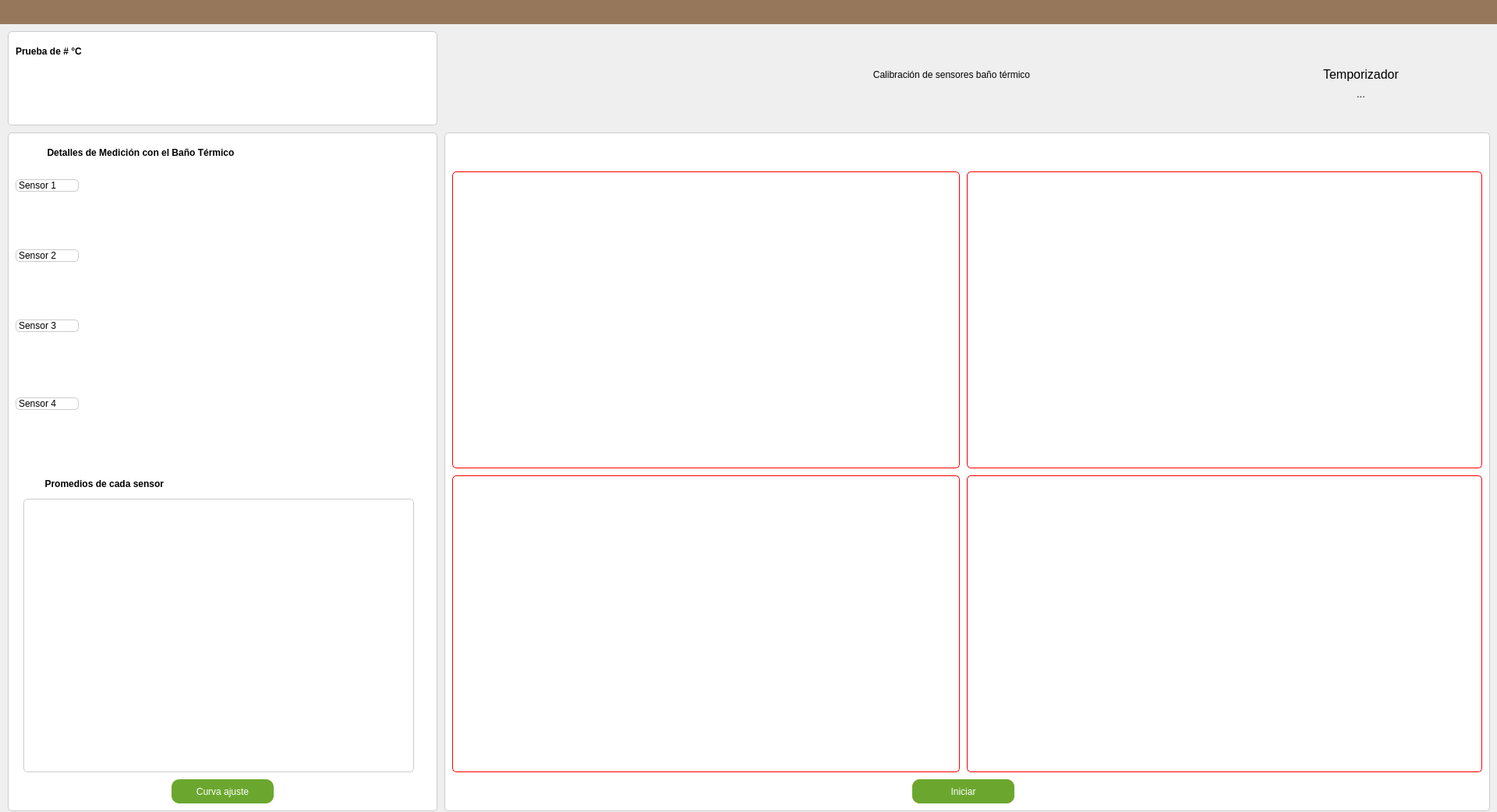
<?xml version="1.0" encoding="UTF-8"?>
<ui version="4.0">
 <class>Form</class>
 <widget class="QWidget" name="Form">
  <property name="geometry">
   <rect>
    <x>0</x>
    <y>0</y>
    <width>1920</width>
    <height>1042</height>
   </rect>
  </property>
  <property name="windowTitle">
   <string>Form</string>
  </property>
  <property name="styleSheet">
   <string notr="true">QWidget{
                    border-radius: 10px;
    }</string>
  </property>
  <widget class="QFrame" name="frame">
   <property name="geometry">
    <rect>
     <x>570</x>
     <y>170</y>
     <width>1341</width>
     <height>871</height>
    </rect>
   </property>
   <property name="styleSheet">
    <string notr="true">QFrame {
    background-color: white;
    border-style: solid;
    border-width: 1px;
    border-color: #ccc;
    border-radius: 5px;
    box-shadow: 0px 2px 5px rgba(0, 0, 0, 0.3);
}</string>
   </property>
   <property name="frameShape">
    <enum>QFrame::StyledPanel</enum>
   </property>
   <property name="frameShadow">
    <enum>QFrame::Raised</enum>
   </property>
   <widget class="QFrame" name="frame_2">
    <property name="geometry">
     <rect>
      <x>10</x>
      <y>50</y>
      <width>651</width>
      <height>381</height>
     </rect>
    </property>
    <property name="styleSheet">
     <string notr="true">#frame_2 {
border: 1px solid red;
}</string>
    </property>
    <property name="frameShape">
     <enum>QFrame::StyledPanel</enum>
    </property>
    <property name="frameShadow">
     <enum>QFrame::Raised</enum>
    </property>
    <widget class="QWidget" name="verticalLayoutWidget">
     <property name="geometry">
      <rect>
       <x>9</x>
       <y>10</y>
       <width>631</width>
       <height>361</height>
      </rect>
     </property>
     <layout class="QVBoxLayout" name="grafica1"/>
    </widget>
   </widget>
   <widget class="QFrame" name="frame_3">
    <property name="geometry">
     <rect>
      <x>670</x>
      <y>50</y>
      <width>661</width>
      <height>381</height>
     </rect>
    </property>
    <property name="styleSheet">
     <string notr="true">#frame_3 {
border: 1px solid red;
}</string>
    </property>
    <property name="frameShape">
     <enum>QFrame::StyledPanel</enum>
    </property>
    <property name="frameShadow">
     <enum>QFrame::Raised</enum>
    </property>
    <widget class="QWidget" name="verticalLayoutWidget_4">
     <property name="geometry">
      <rect>
       <x>10</x>
       <y>10</y>
       <width>641</width>
       <height>361</height>
      </rect>
     </property>
     <layout class="QVBoxLayout" name="grafica2"/>
    </widget>
   </widget>
   <widget class="QFrame" name="frame_4">
    <property name="geometry">
     <rect>
      <x>10</x>
      <y>440</y>
      <width>651</width>
      <height>381</height>
     </rect>
    </property>
    <property name="styleSheet">
     <string notr="true">#frame_4 {
border: 1px solid red;
}</string>
    </property>
    <property name="frameShape">
     <enum>QFrame::StyledPanel</enum>
    </property>
    <property name="frameShadow">
     <enum>QFrame::Raised</enum>
    </property>
    <widget class="QWidget" name="verticalLayoutWidget_5">
     <property name="geometry">
      <rect>
       <x>9</x>
       <y>10</y>
       <width>631</width>
       <height>361</height>
      </rect>
     </property>
     <layout class="QVBoxLayout" name="grafica3"/>
    </widget>
   </widget>
   <widget class="QFrame" name="frame_5">
    <property name="geometry">
     <rect>
      <x>670</x>
      <y>440</y>
      <width>661</width>
      <height>381</height>
     </rect>
    </property>
    <property name="styleSheet">
     <string notr="true">#frame_5 {
border: 1px solid red;
}</string>
    </property>
    <property name="frameShape">
     <enum>QFrame::StyledPanel</enum>
    </property>
    <property name="frameShadow">
     <enum>QFrame::Raised</enum>
    </property>
    <widget class="QWidget" name="verticalLayoutWidget_6">
     <property name="geometry">
      <rect>
       <x>9</x>
       <y>10</y>
       <width>641</width>
       <height>361</height>
      </rect>
     </property>
     <layout class="QVBoxLayout" name="grafica4"/>
    </widget>
   </widget>
   <widget class="QPushButton" name="pushButton">
    <property name="geometry">
     <rect>
      <x>600</x>
      <y>830</y>
      <width>131</width>
      <height>31</height>
     </rect>
    </property>
    <property name="styleSheet">
     <string notr="true">background-color: rgb(107, 167, 46);

color: rgb(255, 255, 255);</string>
    </property>
    <property name="text">
     <string>Iniciar</string>
    </property>
   </widget>
   <widget class="QPushButton" name="btn_cancelar">
    <property name="geometry">
     <rect>
      <x>600</x>
      <y>830</y>
      <width>131</width>
      <height>31</height>
     </rect>
    </property>
    <property name="styleSheet">
     <string notr="true">background-color: rgb(255, 138, 74);

color: rgb(255, 255, 255);</string>
    </property>
    <property name="text">
     <string>Cancelar</string>
    </property>
   </widget>
   <widget class="QPushButton" name="btn_puerto_arduino">
    <property name="geometry">
     <rect>
      <x>10</x>
      <y>10</y>
      <width>41</width>
      <height>31</height>
     </rect>
    </property>
    <property name="toolTip">
     <string>&lt;html&gt;&lt;head/&gt;&lt;body&gt;&lt;p&gt;Configuración de Arduino&lt;/p&gt;&lt;/body&gt;&lt;/html&gt;</string>
    </property>
    <property name="text">
     <string/>
    </property>
    <property name="icon">
     <iconset>
      <normaloff>../../resources/images/iconos/calibre.png</normaloff>../../resources/images/iconos/calibre.png</iconset>
    </property>
    <property name="iconSize">
     <size>
      <width>35</width>
      <height>35</height>
     </size>
    </property>
   </widget>
   <zorder>frame_2</zorder>
   <zorder>frame_3</zorder>
   <zorder>frame_4</zorder>
   <zorder>frame_5</zorder>
   <zorder>btn_cancelar</zorder>
   <zorder>pushButton</zorder>
   <zorder>btn_puerto_arduino</zorder>
  </widget>
  <widget class="QFrame" name="frame_6">
   <property name="geometry">
    <rect>
     <x>10</x>
     <y>40</y>
     <width>551</width>
     <height>121</height>
    </rect>
   </property>
   <property name="styleSheet">
    <string notr="true">QFrame {
    background-color: white;
    border-style: solid;
    border-width: 1px;
    border-color: #ccc;
    border-radius: 5px;
    box-shadow: 0px 2px 5px rgba(0, 0, 0, 0.3);
}
</string>
   </property>
   <property name="frameShape">
    <enum>QFrame::StyledPanel</enum>
   </property>
   <property name="frameShadow">
    <enum>QFrame::Raised</enum>
   </property>
   <widget class="QLabel" name="lbl_prueba_grados">
    <property name="geometry">
     <rect>
      <x>10</x>
      <y>15</y>
      <width>151</width>
      <height>21</height>
     </rect>
    </property>
    <property name="font">
     <font>
      <pointsize>9</pointsize>
      <weight>75</weight>
      <bold>true</bold>
     </font>
    </property>
    <property name="styleSheet">
     <string notr="true">QLabel{
border: none
}</string>
    </property>
    <property name="text">
     <string>Prueba de # °C</string>
    </property>
    <property name="alignment">
     <set>Qt::AlignLeading|Qt::AlignLeft|Qt::AlignVCenter</set>
    </property>
   </widget>
   <widget class="QWidget" name="horizontalLayoutWidget">
    <property name="geometry">
     <rect>
      <x>10</x>
      <y>50</y>
      <width>531</width>
      <height>61</height>
     </rect>
    </property>
    <layout class="QHBoxLayout" name="barra_tiempo"/>
   </widget>
   <widget class="QPushButton" name="btn_configuracion_prueba">
    <property name="geometry">
     <rect>
      <x>500</x>
      <y>10</y>
      <width>41</width>
      <height>41</height>
     </rect>
    </property>
    <property name="toolTip">
     <string>&lt;html&gt;&lt;head/&gt;&lt;body&gt;&lt;p&gt;Configurar pruebas&lt;/p&gt;&lt;/body&gt;&lt;/html&gt;</string>
    </property>
    <property name="styleSheet">
     <string notr="true"/>
    </property>
    <property name="text">
     <string/>
    </property>
    <property name="icon">
     <iconset>
      <normaloff>../../resources/images/iconos/configuraciones.png</normaloff>../../resources/images/iconos/configuraciones.png</iconset>
    </property>
    <property name="iconSize">
     <size>
      <width>30</width>
      <height>30</height>
     </size>
    </property>
   </widget>
   <widget class="QPushButton" name="btn_clear_barra">
    <property name="geometry">
     <rect>
      <x>450</x>
      <y>10</y>
      <width>41</width>
      <height>41</height>
     </rect>
    </property>
    <property name="toolTip">
     <string>&lt;html&gt;&lt;head/&gt;&lt;body&gt;&lt;p&gt;Borrar Configuraciones&lt;/p&gt;&lt;/body&gt;&lt;/html&gt;</string>
    </property>
    <property name="text">
     <string/>
    </property>
    <property name="icon">
     <iconset>
      <normaloff>../../resources/images/iconos/borrar_.png</normaloff>../../resources/images/iconos/borrar_.png</iconset>
    </property>
    <property name="iconSize">
     <size>
      <width>30</width>
      <height>30</height>
     </size>
    </property>
   </widget>
  </widget>
  <widget class="QFrame" name="frame_7">
   <property name="geometry">
    <rect>
     <x>10</x>
     <y>170</y>
     <width>551</width>
     <height>871</height>
    </rect>
   </property>
   <property name="styleSheet">
    <string notr="true">QFrame {
    background-color: white;
    border-style: solid;
    border-width: 1px;
    border-color: #ccc;
    border-radius: 5px;
    box-shadow: 0px 2px 5px rgba(0, 0, 0, 0.3);
}
</string>
   </property>
   <property name="frameShape">
    <enum>QFrame::StyledPanel</enum>
   </property>
   <property name="frameShadow">
    <enum>QFrame::Raised</enum>
   </property>
   <widget class="QLabel" name="lbl_detalles_pruebas">
    <property name="geometry">
     <rect>
      <x>10</x>
      <y>10</y>
      <width>321</width>
      <height>31</height>
     </rect>
    </property>
    <property name="font">
     <font>
      <pointsize>9</pointsize>
      <weight>75</weight>
      <bold>true</bold>
     </font>
    </property>
    <property name="styleSheet">
     <string notr="true">QLabel{
border: none
}
</string>
    </property>
    <property name="text">
     <string>Detalles de Medición con el Baño Térmico</string>
    </property>
    <property name="alignment">
     <set>Qt::AlignCenter</set>
    </property>
   </widget>
   <widget class="QWidget" name="horizontalLayoutWidget_2">
    <property name="geometry">
     <rect>
      <x>10</x>
      <y>80</y>
      <width>531</width>
      <height>61</height>
     </rect>
    </property>
    <layout class="QHBoxLayout" name="barra_bao_termico1"/>
   </widget>
   <widget class="QLabel" name="label_2">
    <property name="geometry">
     <rect>
      <x>10</x>
      <y>60</y>
      <width>81</width>
      <height>16</height>
     </rect>
    </property>
    <property name="text">
     <string>Sensor 1</string>
    </property>
   </widget>
   <widget class="QLabel" name="label_4">
    <property name="geometry">
     <rect>
      <x>10</x>
      <y>150</y>
      <width>81</width>
      <height>16</height>
     </rect>
    </property>
    <property name="text">
     <string>Sensor 2</string>
    </property>
   </widget>
   <widget class="QWidget" name="horizontalLayoutWidget_3">
    <property name="geometry">
     <rect>
      <x>10</x>
      <y>170</y>
      <width>531</width>
      <height>61</height>
     </rect>
    </property>
    <layout class="QHBoxLayout" name="barra_bao_termico2"/>
   </widget>
   <widget class="QLabel" name="label_5">
    <property name="geometry">
     <rect>
      <x>10</x>
      <y>240</y>
      <width>81</width>
      <height>16</height>
     </rect>
    </property>
    <property name="text">
     <string>Sensor 3</string>
    </property>
   </widget>
   <widget class="QWidget" name="horizontalLayoutWidget_4">
    <property name="geometry">
     <rect>
      <x>10</x>
      <y>260</y>
      <width>531</width>
      <height>61</height>
     </rect>
    </property>
    <layout class="QHBoxLayout" name="barra_bao_termico3"/>
   </widget>
   <widget class="QLabel" name="label_6">
    <property name="geometry">
     <rect>
      <x>10</x>
      <y>340</y>
      <width>81</width>
      <height>16</height>
     </rect>
    </property>
    <property name="text">
     <string>Sensor 4</string>
    </property>
   </widget>
   <widget class="QWidget" name="horizontalLayoutWidget_5">
    <property name="geometry">
     <rect>
      <x>10</x>
      <y>360</y>
      <width>531</width>
      <height>61</height>
     </rect>
    </property>
    <layout class="QHBoxLayout" name="barra_bao_termico4"/>
   </widget>
   <widget class="QTableView" name="tableView_promedios">
    <property name="geometry">
     <rect>
      <x>20</x>
      <y>470</y>
      <width>501</width>
      <height>351</height>
     </rect>
    </property>
    <property name="styleSheet">
     <string notr="true"/>
    </property>
    <property name="sizeAdjustPolicy">
     <enum>QAbstractScrollArea::AdjustToContents</enum>
    </property>
   </widget>
   <widget class="QLabel" name="lbl_detalles_pruebas_2">
    <property name="geometry">
     <rect>
      <x>10</x>
      <y>440</y>
      <width>231</width>
      <height>21</height>
     </rect>
    </property>
    <property name="font">
     <font>
      <pointsize>9</pointsize>
      <weight>75</weight>
      <bold>true</bold>
     </font>
    </property>
    <property name="styleSheet">
     <string notr="true">QLabel{
border: none
}
</string>
    </property>
    <property name="text">
     <string>Promedios de cada sensor </string>
    </property>
    <property name="alignment">
     <set>Qt::AlignCenter</set>
    </property>
   </widget>
   <widget class="QPushButton" name="btn_curva_ajuste">
    <property name="geometry">
     <rect>
      <x>210</x>
      <y>830</y>
      <width>131</width>
      <height>31</height>
     </rect>
    </property>
    <property name="styleSheet">
     <string notr="true">background-color: rgb(107, 167, 46);

color: rgb(255, 255, 255);</string>
    </property>
    <property name="text">
     <string>Curva ajuste</string>
    </property>
   </widget>
  </widget>
  <widget class="QLabel" name="label_20">
   <property name="geometry">
    <rect>
     <x>860</x>
     <y>60</y>
     <width>721</width>
     <height>71</height>
    </rect>
   </property>
   <property name="styleSheet">
    <string notr="true">font: 75 18pt &quot;MS Shell Dlg 2&quot;;</string>
   </property>
   <property name="text">
    <string>Calibración de sensores baño térmico</string>
   </property>
   <property name="alignment">
    <set>Qt::AlignCenter</set>
   </property>
  </widget>
  <widget class="QFrame" name="frame_20">
   <property name="geometry">
    <rect>
     <x>-10</x>
     <y>0</y>
     <width>1991</width>
     <height>31</height>
    </rect>
   </property>
   <property name="styleSheet">
    <string notr="true">background-color:#97775b</string>
   </property>
   <property name="frameShape">
    <enum>QFrame::StyledPanel</enum>
   </property>
   <property name="frameShadow">
    <enum>QFrame::Raised</enum>
   </property>
  </widget>
  <widget class="QLabel" name="lbl_temporizador">
   <property name="geometry">
    <rect>
     <x>1680</x>
     <y>100</y>
     <width>131</width>
     <height>41</height>
    </rect>
   </property>
   <property name="font">
    <font>
     <pointsize>10</pointsize>
    </font>
   </property>
   <property name="text">
    <string>...</string>
   </property>
   <property name="alignment">
    <set>Qt::AlignCenter</set>
   </property>
  </widget>
  <widget class="QLabel" name="lbl_nomconfiguration">
   <property name="geometry">
    <rect>
     <x>1670</x>
     <y>80</y>
     <width>151</width>
     <height>31</height>
    </rect>
   </property>
   <property name="font">
    <font>
     <pointsize>12</pointsize>
    </font>
   </property>
   <property name="text">
    <string>Temporizador</string>
   </property>
   <property name="alignment">
    <set>Qt::AlignCenter</set>
   </property>
  </widget>
  <widget class="QFrame" name="frame_8">
   <property name="geometry">
    <rect>
     <x>570</x>
     <y>40</y>
     <width>191</width>
     <height>131</height>
    </rect>
   </property>
   <property name="styleSheet">
    <string notr="true">background-image: url(:/images/logo_uni_unam.png);
background-repeat: no-repeat;
background-position: center;
</string>
   </property>
   <property name="frameShape">
    <enum>QFrame::StyledPanel</enum>
   </property>
   <property name="frameShadow">
    <enum>QFrame::Raised</enum>
   </property>
  </widget>
  <widget class="QStackedWidget" name="stackedWidget">
   <property name="geometry">
    <rect>
     <x>-1</x>
     <y>-1</y>
     <width>1921</width>
     <height>1041</height>
    </rect>
   </property>
   <property name="styleSheet">
    <string notr="true"/>
   </property>
   <widget class="QWidget" name="page_5"/>
   <widget class="QWidget" name="page_6"/>
  </widget>
  <zorder>stackedWidget</zorder>
  <zorder>frame_6</zorder>
  <zorder>frame_7</zorder>
  <zorder>label_20</zorder>
  <zorder>frame_20</zorder>
  <zorder>lbl_temporizador</zorder>
  <zorder>lbl_nomconfiguration</zorder>
  <zorder>frame_8</zorder>
  <zorder>frame</zorder>
 </widget>
 <resources>
  <include location="../../resources/images/iconos/images.qrc"/>
 </resources>
 <connections/>
</ui>
